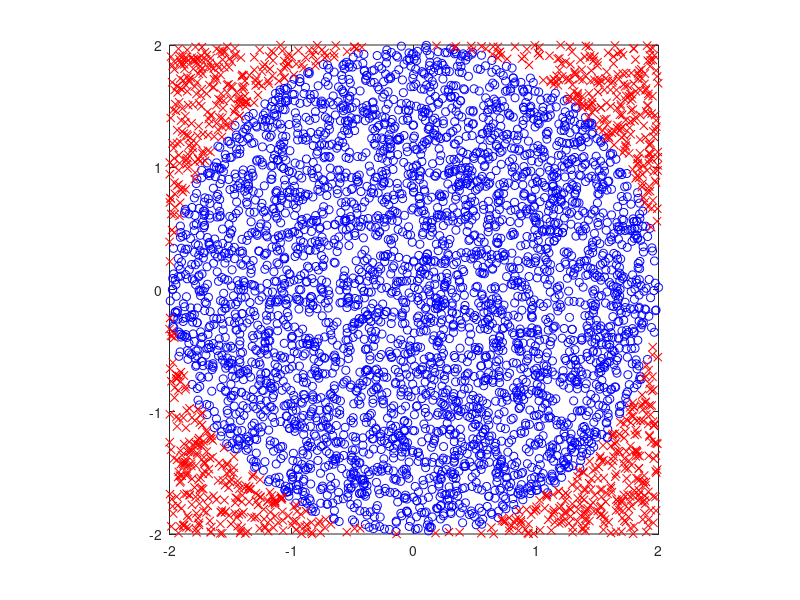

Here is the MATLAB script that generated this plot:
% mcpi.m
% Demo of monte carlo integration for estimating pi
clear all;
fclose all;

r=2;
S=5000;
xs = unifrnd(-r,r,S,1);
ys = unifrnd(-r,r,S,1);
rs = xs.^2 + ys.^2;
inside = (rs <= r^2);
ratio = mean(inside);
piHat = ratio *4;

figure(1);clf
outside = ~inside;
plot(xs(inside), ys(inside), 'bo');
hold on
plot(xs(outside), ys(outside), 'rx');
axis square
